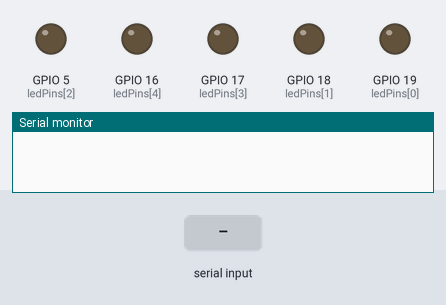
This program was run on a simulated ESP32. Shown: output pins drawn as LEDs (lit = HIGH), the last lines printed to the serial monitor. The inputs (shaded band) are chosen by the test bench.

Above: at 1.2 s.
1.3 s: "1\n" received over Serial
At 2.5 s:
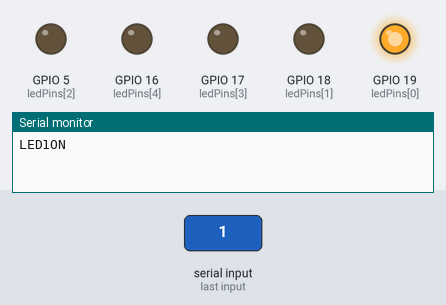
2.8 s: "5\n" received over Serial
At 3.6 s:
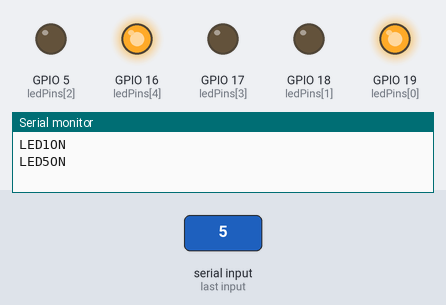
4.3 s: "1\n" received over Serial
At 4.8 s:
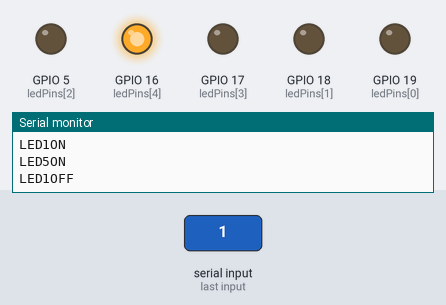
Timing chart, 0 to 7.3 s (numbered marks = the images above; inputs shaded):
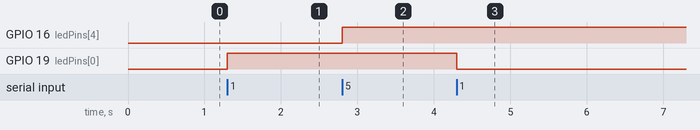

Measured:
- after the input at 1.3 s, GPIO 19 (ledPins[0]): LOW → HIGH at once
- after the input at 2.8 s, GPIO 16 (ledPins[4]): LOW → HIGH at once
- after the input at 4.3 s, GPIO 19 (ledPins[0]): HIGH → LOW at once

The program:

main.cpp
```cpp
#include <Arduino.h>

// 定义 LED 引脚数组
int ledPins[] = {19, 18, 5, 17, 16};
// 数组长度
int numLeds = sizeof(ledPins) / sizeof(ledPins[0]);

// 用于存储每个 LED 的状态，初始为 LOW（灭）
bool ledStates[5] = {LOW, LOW, LOW, LOW, LOW};

void setup() {
    // 初始化串口通信，波特率为 9600
    Serial.begin(9600);

    // 遍历每个 LED 引脚并将其设置为输出模式
    for (int i = 0; i < numLeds; i++) {
        pinMode(ledPins[i], OUTPUT);
    }
}

void loop() {
    // 检查串口是否有数据可读
    if (Serial.available() > 0) {
        // 读取串口接收到的字符串
        String command = Serial.readStringUntil('\n');

        // 解析接收到的指令
        if (command.length() == 1) {
            int ledIndex = command.toInt() - 1;

            // 检查指令是否有效
            if (ledIndex >= 0 && ledIndex < numLeds) {
                // 切换 LED 状态
                ledStates[ledIndex] = !ledStates[ledIndex];
                digitalWrite(ledPins[ledIndex], ledStates[ledIndex]);

                // 发送反馈信息
                if (ledStates[ledIndex]) {
                    Serial.print("LED");
                    Serial.print(ledIndex + 1);
                    Serial.println("ON");
                } else {
                    Serial.print("LED");
                    Serial.print(ledIndex + 1);
                    Serial.println("OFF");
                }
            }
        }
    }
}
```
